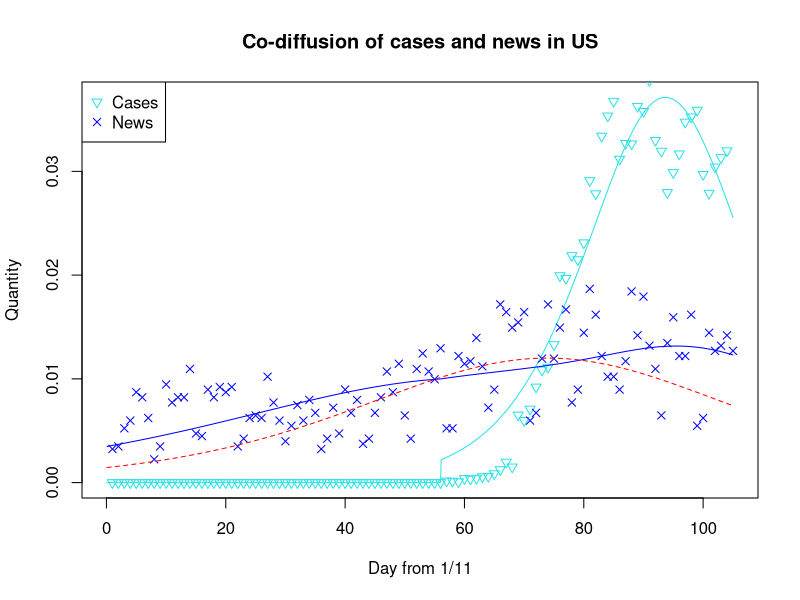
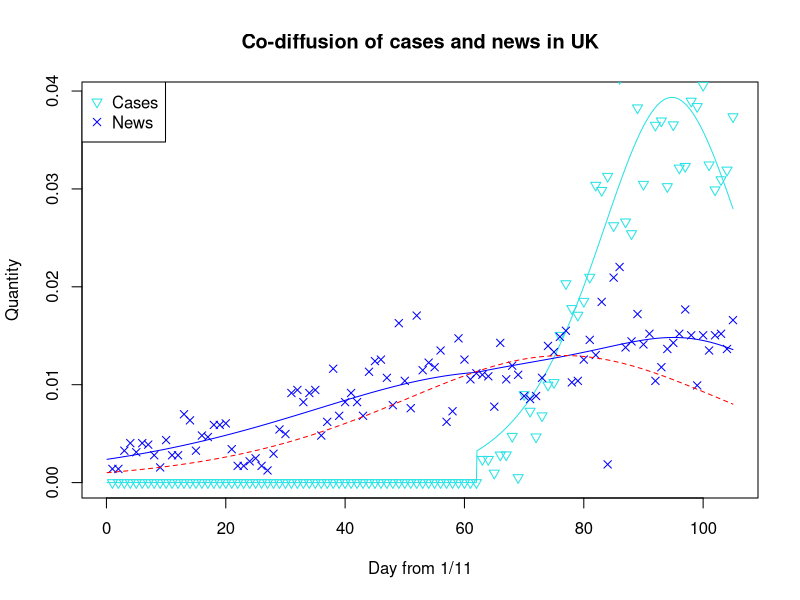
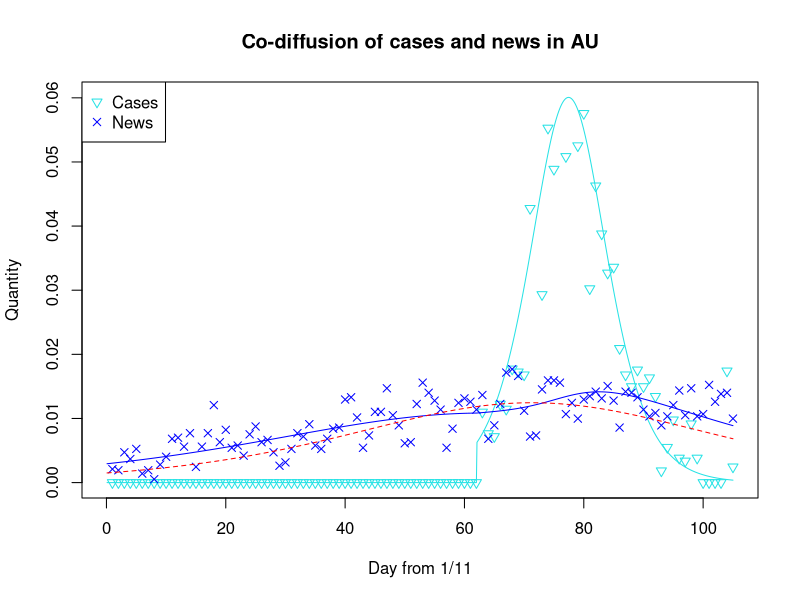
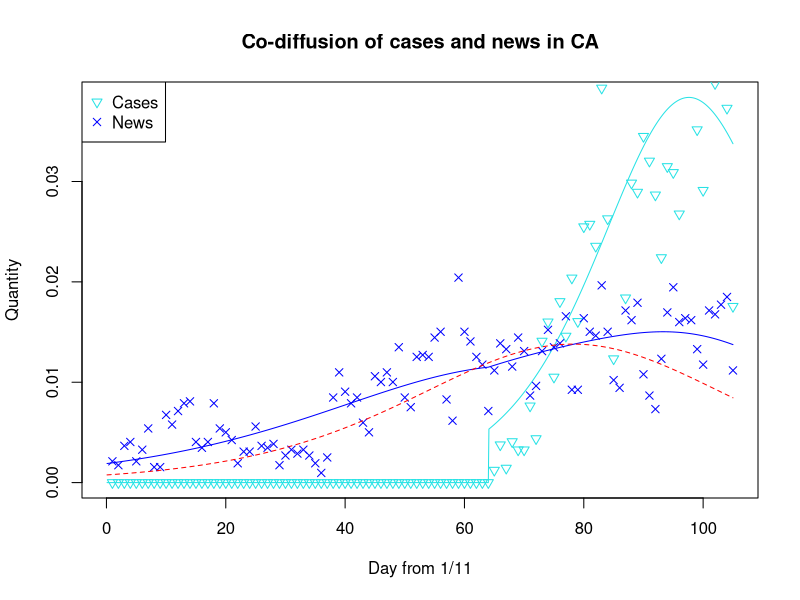
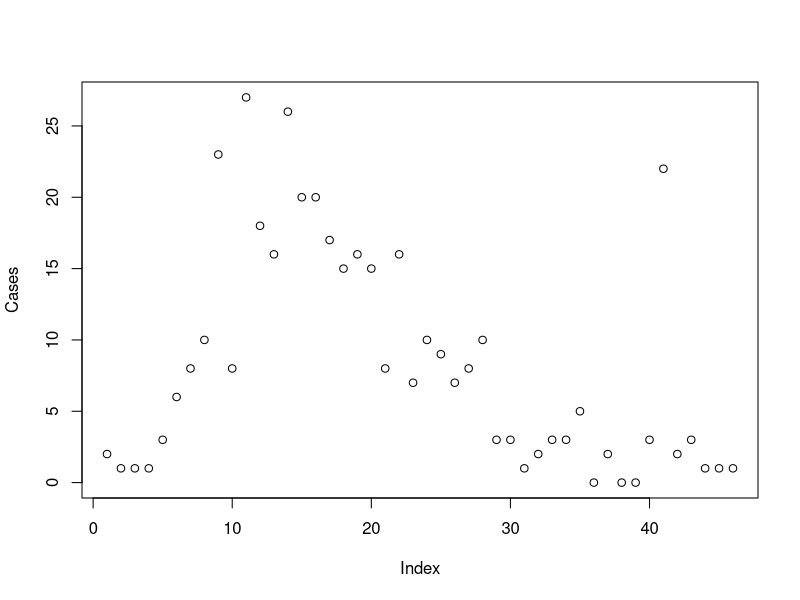
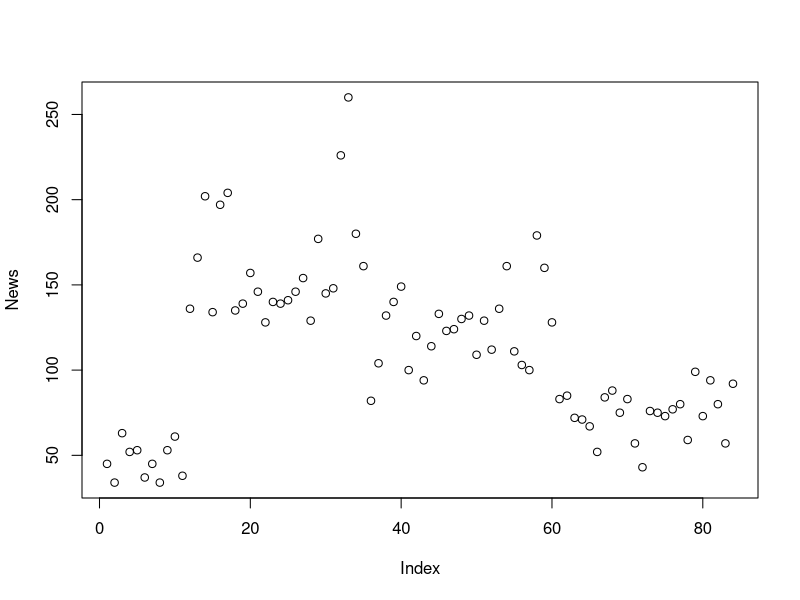
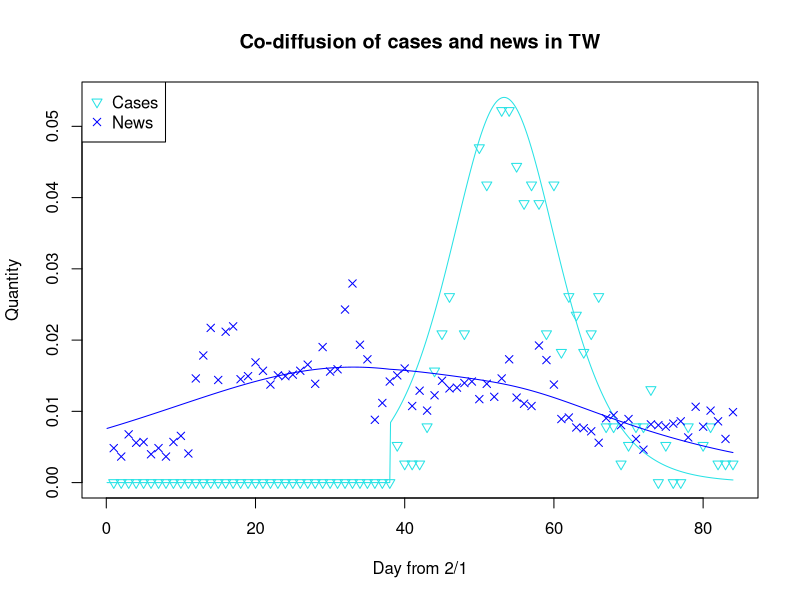
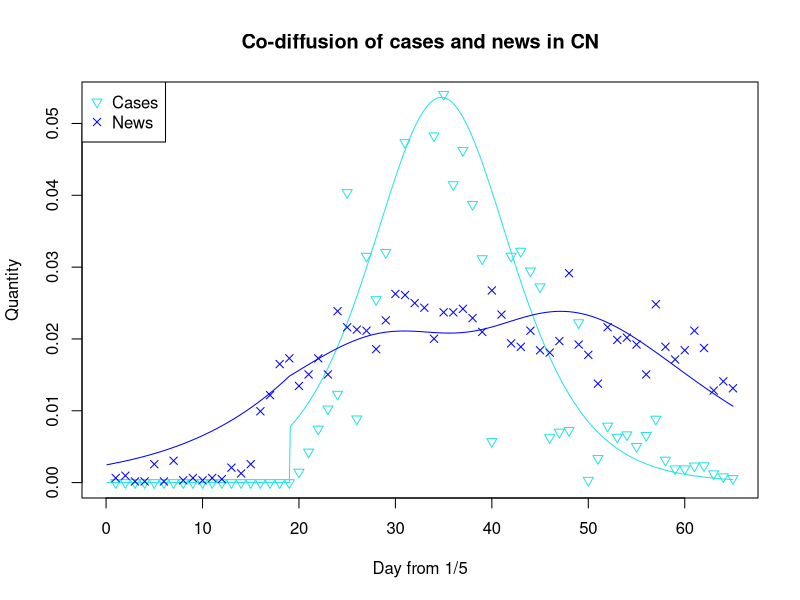

Here is the R script that generated these plots, in order:
## ---- chunk 1
# one-way effect
# cases add on news

# from 2020-03-07 to 2020-04-24
Cases <- c(139, 120, 68, 354, 322, 382, 516, 547, 773, 1133, 1789, 1365, 5894, 5421, 6413, 8334, 9815, 10073, 12042, 18058, 17821, 19808, 19444, 20922, 26341, 25200, 30227, 31987, 33267, 28219, 29595, 29556, 32829, 32385, 35098, 29861, 28917, 25306, 27051, 28680, 31451, 31905, 32491, 26889, 25240, 27539, 28355, 28950, 36163)

# from 2020-01-11 to 2020-04-24
News <- c(13, 14, 21, 24, 35, 33, 25, 9, 14, 38, 31, 33, 33, 44, 19, 18, 36, 33, 37, 35, 37, 14, 17, 25, 26, 25, 41, 31, 24, 16, 22, 30, 24, 32, 27, 13, 17, 29, 19, 36, 27, 32, 15, 17, 27, 33, 43, 35, 46, 26, 17, 44, 50, 43, 40, 52, 21, 21, 49, 46, 47, 56, 45, 29, 36, 69, 66, 60, 62, 66, 24, 27, 48, 69, 48, 60, 67, 31, 36, 58, 75, 65, 49, 41, 41, 36, 47, 74, 57, 72, 53, 44, 26, 54, 64, 49, 49, 65, 22, 25, 58, 51, 53, 57, 51)

Cases <- Cases/sum(Cases)
T_day <- 1:length(Cases)
c_nls <- nls(
  Cases ~ M * (((P + Q) ^ 2 / P) * exp(-(P + Q) * T_day)) / (1 + (Q / P) * exp(-(P + Q) * T_day)) ^ 2,
  start=list(M=1, P=0.003, Q=0.038)
  #start=list(M=10000, P=0.003, Q=0.38)
)
summary(c_nls)

cases_coef <- coef(c_nls)
m_c <- cases_coef[1]
p_c <- cases_coef[2]
q_c <- cases_coef[3]

News <- News / sum(News)
T_day_news <- 1:length(News)
zeroes = length(T_day_news) - length(T_day)
T_day <- c(rep(0, zeroes), T_day)
# estimates of news come in to the formula to perform co-diffusion
# c1 is coefficient of cases
# F = (1 - exp(-(P + Q) * t)) / (1 + (Q / P) * exp(-(P + Q) * t))
# News ~ M * f1 = M * (原本bass那串 + c1 * F2(t) * (1 - F1(t)))
n_nls <- nls(
  News ~ 1 * ((((P + Q) ^ 2 / P) * exp(-(P + Q) * T_day_news)) / (1 + (Q / P) * exp(-(P + Q) * T_day_news)) ^ 2 + c1 * (1 - exp(-(p_c + q_c) * T_day)) / (1 + (q_c / p_c) * exp(-(p_c + q_c) * T_day)) * (1 - (1 - exp(-(P + Q) * T_day_news)) / (1 + (Q / P) * exp(-(P + Q) * T_day_news)))),
  #start=list(M=8000, P=0.03, Q=0.038, c1=0.03)
  start=list(P=0.03, Q=0.038, c1=0.1)
  #start=list(M=3, P=0.03, Q=0.0038, c1=0.1),
)
summary(n_nls)

news_coef <- coef(n_nls)
p_n <- news_coef[1]
q_n <- news_coef[2]
c1_n <- news_coef[3]
m_n <- 1





# w/o co-diffusion
n_wo_cd_nls <- nls(
  News ~ 1 * (((P + Q) ^ 2 / P) * exp(-(P + Q) * T_day_news)) / (1 + (Q / P) * exp(-(P + Q) * T_day_news)) ^ 2,
  #start=list(M=8000, P=0.03, Q=0.038, c1=0.03)
  start=list(P=0.03, Q=0.038)
  #start=list(M=3, P=0.03, Q=0.0038, c1=0.1),
)
summary(n_wo_cd_nls)
news_wo_cd_coef <- coef(n_wo_cd_nls)
p_n_wo_cd <- news_wo_cd_coef[1]
q_n_wo_cd <- news_wo_cd_coef[2]
m_n_wo_cd <- 1






# simulation
Tdelt <- (1:(length(Cases) * 10)) / 10
ngete <- exp(-(p_c + q_c) * Tdelt)
cpdf <- m_c * ((p_c + q_c) ^ 2 / p_c) * ngete / (1 + (q_c / p_c) * ngete) ^ 2

Tdelt <- (1:(length(News) * 10)) / 10
Tdelt_cases <-ifelse(Tdelt - zeroes < 0, 0, Tdelt - zeroes)
ngete <- exp(-(p_n + q_n) * Tdelt)
npdf <- m_n * (((p_n + q_n) ^ 2 / p_n) * ngete / (1 + (q_n / p_n) * ngete) ^ 2 + c1_n * (1 - exp(-(p_c + q_c) * Tdelt_cases)) / (1 + (q_c / p_c) * exp(-(p_c + q_c) * Tdelt_cases)) * (1 - (1 - exp(-(p_n + q_n) * Tdelt)) / (1 + (q_n / p_n) * exp(-(p_n + q_n) * Tdelt))))

cpdf <- c(rep(0, zeroes * 10), cpdf)
Cases <- c(rep(0, zeroes), Cases)

ngete_wo_cd <- exp(-(p_n_wo_cd + q_n_wo_cd) * Tdelt)
n_wo_cd_pdf <- m_n_wo_cd * ((p_n_wo_cd + q_n_wo_cd) ^ 2 / p_n_wo_cd) * ngete_wo_cd / (1 + (q_n_wo_cd / p_n_wo_cd) * ngete_wo_cd) ^ 2

# cases is higher so plot cases first
plot(cpdf ~ Tdelt, col=5, type='l', xlab = "Day from 1/11", ylab = "Quantity", main = "Co-diffusion of cases and news in US")
points(T_day_news, Cases, col=5, pch=6)
points(News ~ T_day_news, col='blue', pch=4)
lines(Tdelt, npdf, col='blue')
lines(Tdelt, n_wo_cd_pdf, col='red', lty=2)
legend("topleft",
       pch = c(6, 4),
       col = c(5, 'blue'),
       legend = c("Cases", "News")
       )
## ---- chunk 2
# one-way effect
# cases add on news

# from 2020-03-12 to 2020-04-24
# cases data is not cleaned
Cases <- c(342, 342, 140, 407, 409, 682, 74, 1298, 1053, 674, 985, 1438, 1476, 2172, 2933, 2567, 2468, 2673, 3028, 4384, 4308, 4516, 3788, 5959, 3843, 3670, 5525, 4398, 8733, 5269, 5332, 4364, 5275, 4638, 4662, 5624, 5545, 5858, 4684, 4316, 4466, 4608, 5394)

# from 2020-01-11 to 2020-04-24
News <- c(9, 9, 21, 26, 20, 26, 25, 18, 10, 28, 18, 18, 45, 41, 21, 31, 30, 38, 38, 39, 22, 11, 11, 14, 16, 11, 8, 19, 35, 32, 59, 61, 53, 59, 61, 31, 40, 75, 44, 53, 59, 53, 44, 73, 80, 81, 69, 51, 105, 67, 49, 110, 74, 79, 76, 87, 40, 47, 95, 81, 68, 72, 71, 70, 50, 92, 68, 77, 71, 57, 55, 57, 69, 90, 86, 96, 100, 66, 67, 81, 94, 84, 119, 12, 135, 142, 89, 93, 111, 91, 98, 67, 76, 88, 92, 98, 114, 97, 64, 97, 87, 97, 98, 88, 107)

Cases <- Cases / sum(Cases)
T_day <- 1:length(Cases)
c_nls <- nls(
  Cases ~ M * (((P + Q) ^ 2 / P) * exp(-(P + Q) * T_day)) / (1 + (Q / P) * exp(-(P + Q) * T_day)) ^ 2,
  start=list(M=4, P=0.001, Q=0.1)
  #start=list(M=10000, P=0.003, Q=0.38)
)
summary(c_nls)

cases_coef <- coef(c_nls)
m_c <- cases_coef[1]
p_c <- cases_coef[2]
q_c <- cases_coef[3]

News <- News / sum(News)
T_day_news <- 1:length(News)
zeroes = length(T_day_news) - length(T_day)
T_day <- c(rep(0, zeroes), T_day)
# estimates of news come in to the formula to perform co-diffusion
# c1 is coefficient of cases
# F = (1 - exp(-(P + Q) * t)) / (1 + (Q / P) * exp(-(P + Q) * t))
# News ~ M * f1 = M * (原本bass那串 + c1 * F2(t) * (1 - F1(t)))
n_nls <- nls(
  News ~ 1 * ((((P + Q) ^ 2 / P) * exp(-(P + Q) * T_day_news)) / (1 + (Q / P) * exp(-(P + Q) * T_day_news)) ^ 2 + c1 * (1 - exp(-(p_c + q_c) * T_day)) / (1 + (q_c / p_c) * exp(-(p_c + q_c) * T_day)) * (1 - (1 - exp(-(P + Q) * T_day_news)) / (1 + (Q / P) * exp(-(P + Q) * T_day_news)))),
  #start=list(M=8000, P=0.03, Q=0.038, c1=0.03)
  start=list(P=0.03, Q=0.038, c1=0.1)
)
summary(n_nls)

news_coef <- coef(n_nls)
p_n <- news_coef[1]
q_n <- news_coef[2]
c1_n <- news_coef[3]
m_n <- 1



# w/o co-diffusion
n_wo_cd_nls <- nls(
  News ~ 1 * (((P + Q) ^ 2 / P) * exp(-(P + Q) * T_day_news)) / (1 + (Q / P) * exp(-(P + Q) * T_day_news)) ^ 2,
  #start=list(M=8000, P=0.03, Q=0.038, c1=0.03)
  start=list(P=0.003, Q=0.038)
  #start=list(M=3, P=0.03, Q=0.0038, c1=0.1),
)
summary(n_wo_cd_nls)
news_wo_cd_coef <- coef(n_wo_cd_nls)
p_n_wo_cd <- news_wo_cd_coef[1]
q_n_wo_cd <- news_wo_cd_coef[2]
m_n_wo_cd <- 1



# simulation
Tdelt <- (1:(length(Cases) * 10)) / 10
ngete <- exp(-(p_c + q_c) * Tdelt)
cpdf <- m_c * ((p_c + q_c) ^ 2 / p_c) * ngete / (1 + (q_c / p_c) * ngete) ^ 2

Tdelt <- (1:(length(News) * 10)) / 10
Tdelt_cases <-ifelse(Tdelt - zeroes < 0, 0, Tdelt - zeroes)

ngete <- exp(-(p_n + q_n) * Tdelt)
npdf <- m_n * (((p_n + q_n) ^ 2 / p_n) * ngete / (1 + (q_n / p_n) * ngete) ^ 2 + c1_n * (1 - exp(-(p_c + q_c) * Tdelt_cases)) / (1 + (q_c / p_c) * exp(-(p_c + q_c) * Tdelt_cases)) * (1 - (1 - exp(-(p_n + q_n) * Tdelt)) / (1 + (q_n / p_n) * exp(-(p_n + q_n) * Tdelt))))

cpdf <- c(rep(0, zeroes * 10), cpdf)
Cases <- c(rep(0, zeroes), Cases)


ngete_wo_cd <- exp(-(p_n_wo_cd + q_n_wo_cd) * Tdelt)
n_wo_cd_pdf <- m_n_wo_cd * ((p_n_wo_cd + q_n_wo_cd) ^ 2 / p_n_wo_cd) * ngete_wo_cd / (1 + (q_n_wo_cd / p_n_wo_cd) * ngete_wo_cd) ^ 2



# cases is higher so plot cases first
plot(cpdf ~ Tdelt, col=5, type='l', xlab = "Day from 1/11", ylab = "Quantity", main = "Co-diffusion of cases and news in UK")
points(T_day_news, Cases, col=5, pch=6)
points(News ~ T_day_news, col='blue', pch=4)
lines(Tdelt, npdf, col='blue')
lines(Tdelt, n_wo_cd_pdf, col='red', lty=2)
legend("topleft",
       pch = c(6, 4),
       col = c(5, 'blue'),
       legend = c("Cases", "News")
       )
## ---- chunk 3
# one-way effect
# cases add on news

# from 2020-03-10 to 2020-04-10
# start=list(M=4, P=0.001, Q=0.1)
# m_c <- cases_coef要記得調整
# Cases <- c(16, 21, 0, 72, 50, 47, 80, 75, 116, 113, 110, 280, 419, 192, 362, 320, 446, 333, 497, 344, 377, 198, 303, 254, 214, 220, 137, 110, 98, 115, 98, 107)

# from 2020-03-13 to 2020-04-24
Cases <- c(72, 50, 47, 80, 75, 116, 113, 110, 280, 419, 192, 362, 320, 446, 333, 497, 344, 377, 198, 303, 254, 214, 220, 137, 110, 98, 115, 98, 107, 88, 12, 36, 64, 25, 22, 60, 25, 0, 0, 0, 0, 114, 16)

# from 2020-01-11 to 2020-04-24
News <- c(12, 11, 27, 21, 30, 8, 11, 3, 16, 23, 39, 40, 32, 44, 14, 32, 44, 69, 36, 47, 31, 33, 24, 43, 50, 36, 38, 27, 15, 18, 30, 44, 41, 52, 33, 30, 39, 48, 49, 74, 76, 58, 31, 42, 63, 63, 84, 60, 51, 35, 36, 70, 89, 80, 73, 65, 31, 48, 71, 75, 72, 65, 78, 39, 51, 70, 98, 101, 95, 64, 41, 42, 83, 91, 91, 89, 61, 71, 57, 74, 77, 81, 75, 86, 73, 49, 81, 80, 76, 65, 59, 62, 51, 59, 69, 82, 60, 84, 59, 61, 87, 72, 79, 80, 57)

Cases <- Cases / sum(Cases)
T_day <- 1:length(Cases)
c_nls <- nls(
  Cases ~ 1 * (((P + Q) ^ 2 / P) * exp(-(P + Q) * T_day)) / (1 + (Q / P) * exp(-(P + Q) * T_day)) ^ 2,
  start=list(P=0.001, Q=0.1)
  #start=list(M=10000, P=0.003, Q=0.38)
)
summary(c_nls)

cases_coef <- coef(c_nls)
p_c <- cases_coef[1]
q_c <- cases_coef[2]
m_c <- 1

News <- News / sum(News)
T_day_news <- 1:length(News)
zeroes = length(T_day_news) - length(T_day)
T_day <- c(rep(0, zeroes), T_day)
# estimates of news come in to the formula to perform co-diffusion
# c1 is coefficient of cases
# F = (1 - exp(-(P + Q) * t)) / (1 + (Q / P) * exp(-(P + Q) * t))
# News ~ M * f1 = M * (原本bass那串 + c1 * F2(t) * (1 - F1(t)))
n_nls <- nls(
  News ~ 1 * ((((P + Q) ^ 2 / P) * exp(-(P + Q) * T_day_news)) / (1 + (Q / P) * exp(-(P + Q) * T_day_news)) ^ 2 + c1 * (1 - exp(-(p_c + q_c) * T_day)) / (1 + (q_c / p_c) * exp(-(p_c + q_c) * T_day)) * (1 - (1 - exp(-(P + Q) * T_day_news)) / (1 + (Q / P) * exp(-(P + Q) * T_day_news)))),
  #start=list(M=8000, P=0.03, Q=0.038, c1=0.03)
  start=list(P=0.03, Q=0.038, c1=0.1)
)
summary(n_nls)

news_coef <- coef(n_nls)
p_n <- news_coef[1]
q_n <- news_coef[2]
c1_n <- news_coef[3]
m_n <- 1




# w/o co-diffusion
n_wo_cd_nls <- nls(
  News ~ 1 * (((P + Q) ^ 2 / P) * exp(-(P + Q) * T_day_news)) / (1 + (Q / P) * exp(-(P + Q) * T_day_news)) ^ 2,
  #start=list(M=8000, P=0.03, Q=0.038, c1=0.03)
  start=list(P=0.003, Q=0.038)
  #start=list(M=3, P=0.03, Q=0.0038, c1=0.1),
)
summary(n_wo_cd_nls)
news_wo_cd_coef <- coef(n_wo_cd_nls)
p_n_wo_cd <- news_wo_cd_coef[1]
q_n_wo_cd <- news_wo_cd_coef[2]
m_n_wo_cd <- 1




# simulation
Tdelt <- (1:(length(Cases) * 10)) / 10
ngete <- exp(-(p_c + q_c) * Tdelt)
cpdf <- m_c * ((p_c + q_c) ^ 2 / p_c) * ngete / (1 + (q_c / p_c) * ngete) ^ 2

Tdelt <- (1:(length(News) * 10)) / 10
Tdelt_cases <-ifelse(Tdelt - zeroes < 0, 0, Tdelt - zeroes)

ngete_wo_cd <- exp(-(p_n_wo_cd + q_n_wo_cd) * Tdelt)
n_wo_cd_pdf <- m_n_wo_cd * ((p_n_wo_cd + q_n_wo_cd) ^ 2 / p_n_wo_cd) * ngete_wo_cd / (1 + (q_n_wo_cd / p_n_wo_cd) * ngete_wo_cd) ^ 2

ngete <- exp(-(p_n + q_n) * Tdelt)
npdf <- m_n * (((p_n + q_n) ^ 2 / p_n) * ngete / (1 + (q_n / p_n) * ngete) ^ 2 + c1_n * (1 - exp(-(p_c + q_c) * Tdelt_cases)) / (1 + (q_c / p_c) * exp(-(p_c + q_c) * Tdelt_cases)) * (1 - (1 - exp(-(p_n + q_n) * Tdelt)) / (1 + (q_n / p_n) * exp(-(p_n + q_n) * Tdelt))))

cpdf <- c(rep(0, zeroes * 10), cpdf)
Cases <- c(rep(0, zeroes), Cases)

# cases is higher so plot cases first
plot(cpdf ~ Tdelt, col=5, type='l', xlab = "Day from 1/11", ylab = "Quantity", main = "Co-diffusion of cases and news in AU")
points(T_day_news, Cases, col=5, pch=6)
points(News ~ T_day_news, col='blue', pch=4)
lines(Tdelt, npdf, col='blue')
lines(Tdelt, n_wo_cd_pdf, col='red', lty=2)
legend("topleft",
       pch = c(6, 4),
       col = c(5, 'blue'),
       legend = c("Cases", "News")
       )
## ---- chunk 4
# one-way effect
# cases add on news

# from 2020-03-10 to 2020-04-13
#Cases <- c(3, 29, 9, 76, 3, 54, 165, 63, 179, 143, 143, 335, 192, 618, 702, 461, 791, 640, 894, 704, 1118, 1129, 1033, 1724, 1153, 541, 2778, 807, 1309, 1269, 1513, 1405, 1257, 983, 1381)

#from 2020-03-15 to 2020-04-24
Cases <- c(54, 165, 63, 179, 143, 143, 335, 192, 618, 702, 461, 791, 640, 894, 704, 1118, 1129, 1033, 1724, 1153, 541, 2778, 807, 1309, 1269, 1513, 1405, 1257, 983, 1381, 1355, 1174, 2600, 2005, 1542, 1277, 2025, 1744, 2248, 1636, 770)

# from 2020-01-22 to 2020-04-13
#News <- c(39, 55, 52, 20, 23, 33, 33, 31, 35, 25, 19, 16, 16, 40, 19, 29, 18, 12, 12, 25, 22, 17, 43, 29, 23, 17, 35, 54, 43, 28, 24, 28, 17, 50, 43, 41, 32, 61, 29, 40, 65, 77, 49, 87, 73, 50, 29, 66, 49, 51, 49, 45, 34, 50, 76, 50, 67, 75, 88, 32, 56, 92, 98, 76, 64, 69, 44, 40, 100, 76, 45, 70, 41, 26, 28, 25, 37, 50, 4, 26, 12, 1)

# from 2020-01-11 to 2020-04-24
News <- c(11, 9, 19, 21, 11, 17, 28, 8, 8, 35, 30, 37, 41, 42, 21, 18, 21, 41, 28, 26, 22, 10, 16, 16, 29, 19, 18, 20, 9, 14, 17, 15, 17, 14, 10, 5, 13, 44, 57, 47, 41, 44, 31, 26, 55, 52, 57, 52, 70, 44, 39, 65, 66, 65, 75, 78, 43, 32, 106, 78, 73, 65, 61, 37, 58, 72, 69, 60, 75, 68, 45, 50, 68, 79, 70, 72, 86, 48, 48, 85, 78, 76, 102, 78, 53, 49, 89, 84, 93, 56, 45, 38, 64, 88, 101, 83, 85, 84, 69, 61, 89, 87, 92, 96, 58)

Cases <- Cases / sum(Cases)
T_day <- 1:length(Cases)
c_nls <- nls(
  Cases ~ M * (((P + Q) ^ 2 / P) * exp(-(P + Q) * T_day)) / (1 + (Q / P) * exp(-(P + Q) * T_day)) ^ 2,
  start=list(M=4, P=0.001, Q=0.1)
  #start=list(M=10000, P=0.003, Q=0.38)
)
summary(c_nls)

cases_coef <- coef(c_nls)
m_c <- cases_coef[1]
p_c <- cases_coef[2]
q_c <- cases_coef[3]

News <- News / sum(News)
T_day_news <- 1:length(News)
zeroes = length(T_day_news) - length(T_day)
T_day <- c(rep(0, zeroes), T_day)
# estimates of news come in to the formula to perform co-diffusion
# c1 is coefficient of cases
# F = (1 - exp(-(P + Q) * t)) / (1 + (Q / P) * exp(-(P + Q) * t))
# News ~ M * f1 = M * (原本bass那串 + c1 * F2(t) * (1 - F1(t)))
n_nls <- nls(
  News ~ 1 * ((((P + Q) ^ 2 / P) * exp(-(P + Q) * T_day_news)) / (1 + (Q / P) * exp(-(P + Q) * T_day_news)) ^ 2 + c1 * (1 - exp(-(p_c + q_c) * T_day)) / (1 + (q_c / p_c) * exp(-(p_c + q_c) * T_day)) * (1 - (1 - exp(-(P + Q) * T_day_news)) / (1 + (Q / P) * exp(-(P + Q) * T_day_news)))),
  #start=list(M=8000, P=0.03, Q=0.038, c1=0.03)
  start=list(P=0.03, Q=0.038, c1=0.1)
)
summary(n_nls)

news_coef <- coef(n_nls)
p_n <- news_coef[1]
q_n <- news_coef[2]
c1_n <- news_coef[3]
m_n <- 1


# w/o co-diffusion
n_wo_cd_nls <- nls(
  News ~ 1 * (((P + Q) ^ 2 / P) * exp(-(P + Q) * T_day_news)) / (1 + (Q / P) * exp(-(P + Q) * T_day_news)) ^ 2,
  #start=list(M=8000, P=0.03, Q=0.038, c1=0.03)
  start=list(P=0.003, Q=0.038)
  #start=list(M=3, P=0.03, Q=0.0038, c1=0.1),
)
summary(n_wo_cd_nls)
news_wo_cd_coef <- coef(n_wo_cd_nls)
p_n_wo_cd <- news_wo_cd_coef[1]
q_n_wo_cd <- news_wo_cd_coef[2]
m_n_wo_cd <- 1


# simulation
Tdelt <- (1:(length(Cases) * 10)) / 10
ngete <- exp(-(p_c + q_c) * Tdelt)
cpdf <- m_c * ((p_c + q_c) ^ 2 / p_c) * ngete / (1 + (q_c / p_c) * ngete) ^ 2

Tdelt <- (1:(length(News) * 10)) / 10
Tdelt_cases <-ifelse(Tdelt - zeroes < 0, 0, Tdelt - zeroes)

ngete <- exp(-(p_n + q_n) * Tdelt)
npdf <- m_n * (((p_n + q_n) ^ 2 / p_n) * ngete / (1 + (q_n / p_n) * ngete) ^ 2 + c1_n * (1 - exp(-(p_c + q_c) * Tdelt_cases)) / (1 + (q_c / p_c) * exp(-(p_c + q_c) * Tdelt_cases)) * (1 - (1 - exp(-(p_n + q_n) * Tdelt)) / (1 + (q_n / p_n) * exp(-(p_n + q_n) * Tdelt))))


ngete_wo_cd <- exp(-(p_n_wo_cd + q_n_wo_cd) * Tdelt)
n_wo_cd_pdf <- m_n_wo_cd * ((p_n_wo_cd + q_n_wo_cd) ^ 2 / p_n_wo_cd) * ngete_wo_cd / (1 + (q_n_wo_cd / p_n_wo_cd) * ngete_wo_cd) ^ 2

cpdf <- c(rep(0, zeroes * 10), cpdf)
Cases <- c(rep(0, zeroes), Cases)

# cases is higher so plot cases first
plot(cpdf ~ Tdelt, col=5, type='l', xlab = "Day from 1/11", ylab = "Quantity", main = "Co-diffusion of cases and news in CA")
points(T_day_news, Cases, col=5, pch=6)
points(News ~ T_day_news, col='blue', pch=4)
lines(Tdelt, npdf, col='blue')
lines(Tdelt, n_wo_cd_pdf, col='red', lty=2)
legend("topleft",
       pch = c(6, 4),
       col = c(5, 'blue'),
       legend = c("Cases", "News")
       )
## ---- chunk 5
# one-way effect
# cases add on news

# from 2020-03-10 to 2020-04-24
Cases <- c(2, 1, 1, 1, 3, 6, 8, 10, 23, 8, 27, 18, 16, 26, 20, 20, 17, 15, 16, 15, 8, 16, 7, 10, 9, 7, 8, 10, 3, 3, 1, 2, 3, 3, 5, 0, 2, 0, 0, 3, 22, 2, 3, 1, 1, 1)

# from 2020-02-15 to 2020-04-24
News <- c(134, 197, 204, 135, 139, 157, 146, 128, 140, 139, 141, 146, 154, 129, 177, 145, 148, 226, 260, 180, 161, 82, 104, 132, 140, 149, 100, 120, 94, 114, 133, 123, 124, 130, 132, 109, 129, 112, 136, 161, 111, 103, 100, 179, 160, 128, 83, 85, 72, 71, 67, 52, 84, 88, 75, 83, 57, 43, 76, 75, 73, 77, 80, 59, 99, 73, 94, 80, 57, 92)

# from 2020-02-01 to 2020-04-24
News <- c(45, 34, 63, 52, 53, 37, 45, 34, 53, 61, 38, 136, 166, 202, 134, 197, 204, 135, 139, 157, 146, 128, 140, 139, 141, 146, 154, 129, 177, 145, 148, 226, 260, 180, 161, 82, 104, 132, 140, 149, 100, 120, 94, 114, 133, 123, 124, 130, 132, 109, 129, 112, 136, 161, 111, 103, 100, 179, 160, 128, 83, 85, 72, 71, 67, 52, 84, 88, 75, 83, 57, 43, 76, 75, 73, 77, 80, 59, 99, 73, 94, 80, 57, 92)

plot(Cases)
plot(News)

Cases <- Cases / sum(Cases)
T_day <- 1:length(Cases)
c_nls <- nls(
  Cases ~ 1 * (((P + Q) ^ 2 / P) * exp(-(P + Q) * T_day)) / (1 + (Q / P) * exp(-(P + Q) * T_day)) ^ 2,
  start=list(P=0.01, Q=0.1)
  #start=list(M=10000, P=0.003, Q=0.38)
)
summary(c_nls)

cases_coef <- coef(c_nls)
#m_c <- cases_coef[1]
m_c <- 1
p_c <- cases_coef[1]
q_c <- cases_coef[2]

News <- News / sum(News)
T_day_news <- 1:length(News)
zeroes = length(T_day_news) - length(T_day)
T_day <- c(rep(0, zeroes), T_day)
T_day
# estimates of news come in to the formula to perform co-diffusion
# c1 is coefficient of cases
# F = (1 - exp(-(P + Q) * t)) / (1 + (Q / P) * exp(-(P + Q) * t))
# News ~ M * f1 = M * (原本bass那串 + c1 * F2(t) * (1 - F1(t)))
n_nls <- nls(
  News ~ 1 * ((((P + Q) ^ 2 / P) * exp(-(P + Q) * T_day_news)) / (1 + (Q / P) * exp(-(P + Q) * T_day_news)) ^ 2 + c1 * (1 - exp(-(p_c + q_c) * T_day)) / (1 + (q_c / p_c) * exp(-(p_c + q_c) * T_day)) * (1 - (1 - exp(-(P + Q) * T_day_news)) / (1 + (Q / P) * exp(-(P + Q) * T_day_news)))),
  #start=list(M=8000, P=0.03, Q=0.038, c1=0.03)
  start=list(P=0.03, Q=0.038, c1=0.1)
)
summary(n_nls)

news_coef <- coef(n_nls)
p_n <- news_coef[1]
q_n <- news_coef[2]
c1_n <- news_coef[3]
m_n <- 1

# simulation
Tdelt <- (1:(length(Cases) * 10)) / 10
ngete <- exp(-(p_c + q_c) * Tdelt)
cpdf <- m_c * ((p_c + q_c) ^ 2 / p_c) * ngete / (1 + (q_c / p_c) * ngete) ^ 2

Tdelt <- (1:(length(News) * 10)) / 10
Tdelt_cases <-ifelse(Tdelt - zeroes < 0, 0, Tdelt - zeroes)

ngete <- exp(-(p_n + q_n) * Tdelt)
npdf <- m_n * (((p_n + q_n) ^ 2 / p_n) * ngete / (1 + (q_n / p_n) * ngete) ^ 2 + c1_n * (1 - exp(-(p_c + q_c) * Tdelt_cases)) / (1 + (q_c / p_c) * exp(-(p_c + q_c) * Tdelt_cases)) * (1 - (1 - exp(-(p_n + q_n) * Tdelt)) / (1 + (q_n / p_n) * exp(-(p_n + q_n) * Tdelt))))

cpdf <- c(rep(0, zeroes * 10), cpdf)
Cases <- c(rep(0, zeroes), Cases)

# cases is higher so plot cases first
plot(cpdf ~ Tdelt, col=5, type='l', xlab = "Day from 2/1", ylab = "Quantity", main = "Co-diffusion of cases and news in TW")
points(T_day_news, Cases, col=5, pch=6)
points(News ~ T_day_news, col='blue', pch=4)
lines(Tdelt, npdf, col='blue')
legend("topleft",
       pch = c(6, 4),
       col = c(5, 'blue'),
       legend = c("Cases", "News")
       )
## ---- chunk 6
# one-way effect
# cases add on news

# from 2020-01-23 to 2020-03-09
Cases <- c(95, 277, 486, 669, 802, 2632, 578, 2054, 1661, 2089, 4739, 3086, 3991, 3733, 3147, 3523, 2704, 3015, 2525, 2032, 373, 15136, 6463, 2055, 2100, 1921, 1777, 408, 458, 473, 1451, 21, 219, 513, 412, 434, 328, 428, 576, 204, 125, 125, 151, 153, 80, 53, 37)

Cases <- c(95, 277, 486, 669, 802, 2632, 578, 2054, 1661, 2089, 4739, 3086, 3991, 3733, 3147, 3523, 2704, 3015, 2525, 2032, 373, 6463, 2055, 2100, 1921, 1777, 408, 458, 473, 1451, 21, 219, 513, 412, 434, 328, 428, 576, 204, 125, 125, 151, 153, 80, 53, 37)

# from 2020-01-05 to 2020-03-09
News <- c(4, 6, 1, 1, 16, 1, 19, 2, 4, 2, 4, 3, 13, 8, 16, 62, 76, 103, 108, 84, 94, 108, 94, 149, 135, 133, 132, 116, 141, 164, 163, 156, 152, 125, 148, 148, 151, 143, 131, 167, 146, 121, 118, 132, 115, 113, 123, 182, 120, 111, 86, 135, 124, 126, 120, 94, 155, 118, 107, 115, 132, 117, 80, 88, 82)

Cases <- Cases / sum(Cases)
T_day <- 1:length(Cases)
c_nls <- nls(
  Cases ~ 1 * (((P + Q) ^ 2 / P) * exp(-(P + Q) * T_day)) / (1 + (Q / P) * exp(-(P + Q) * T_day)) ^ 2,
  start=list(P=0.01, Q=0.1)
  #start=list(M=10000, P=0.003, Q=0.38)
)
summary(c_nls)

cases_coef <- coef(c_nls)
#m_c <- cases_coef[1]
m_c <- 1
p_c <- cases_coef[1]
q_c <- cases_coef[2]

News <- News / sum(News)
T_day_news <- 1:length(News)
zeroes = length(T_day_news) - length(T_day)
T_day <- c(rep(0, zeroes), T_day)
# estimates of news come in to the formula to perform co-diffusion
# c1 is coefficient of cases
# F = (1 - exp(-(P + Q) * t)) / (1 + (Q / P) * exp(-(P + Q) * t))
# News ~ M * f1 = M * (原本bass那串 + c1 * F2(t) * (1 - F1(t)))
n_nls <- nls(
  News ~ 1.9 * ((((P + Q) ^ 2 / P) * exp(-(P + Q) * T_day_news)) / (1 + (Q / P) * exp(-(P + Q) * T_day_news)) ^ 2 + c1 * (1 - exp(-(p_c + q_c) * T_day)) / (1 + (q_c / p_c) * exp(-(p_c + q_c) * T_day)) * (1 - (1 - exp(-(P + Q) * T_day_news)) / (1 + (Q / P) * exp(-(P + Q) * T_day_news)))),
  #start=list(M=8000, P=0.03, Q=0.038, c1=0.03)
  start=list(P=0.001, Q=0.1, c1=-0.1)
)
summary(n_nls)

news_coef <- coef(n_nls)
#m_n <- news_coef[1]
m_n <- 1.9
p_n <- news_coef[1]
q_n <- news_coef[2]
c1_n <- news_coef[3]

# simulation
Tdelt <- (1:(length(Cases) * 10)) / 10
ngete <- exp(-(p_c + q_c) * Tdelt)
cpdf <- m_c * ((p_c + q_c) ^ 2 / p_c) * ngete / (1 + (q_c / p_c) * ngete) ^ 2

Tdelt <- (1:(length(News) * 10)) / 10
Tdelt_cases <-ifelse(Tdelt - zeroes < 0, 0, Tdelt - zeroes)

ngete <- exp(-(p_n + q_n) * Tdelt)
npdf <- m_n * (((p_n + q_n) ^ 2 / p_n) * ngete / (1 + (q_n / p_n) * ngete) ^ 2 + c1_n * (1 - exp(-(p_c + q_c) * Tdelt_cases)) / (1 + (q_c / p_c) * exp(-(p_c + q_c) * Tdelt_cases)) * (1 - (1 - exp(-(p_n + q_n) * Tdelt)) / (1 + (q_n / p_n) * exp(-(p_n + q_n) * Tdelt))))

cpdf <- c(rep(0, zeroes * 10), cpdf)
Cases <- c(rep(0, zeroes), Cases)

# cases is higher so plot cases first
plot(cpdf ~ Tdelt, col=5, type='l', xlab = "Day from 1/5", ylab = "Quantity", main = "Co-diffusion of cases and news in CN")
points(T_day_news, Cases, col=5, pch=6)
points(News ~ T_day_news, col='blue', pch=4)
lines(Tdelt, npdf, col='blue')
legend("topleft",
       pch = c(6, 4),
       col = c(5, 'blue'),
       legend = c("Cases", "News")
       )
